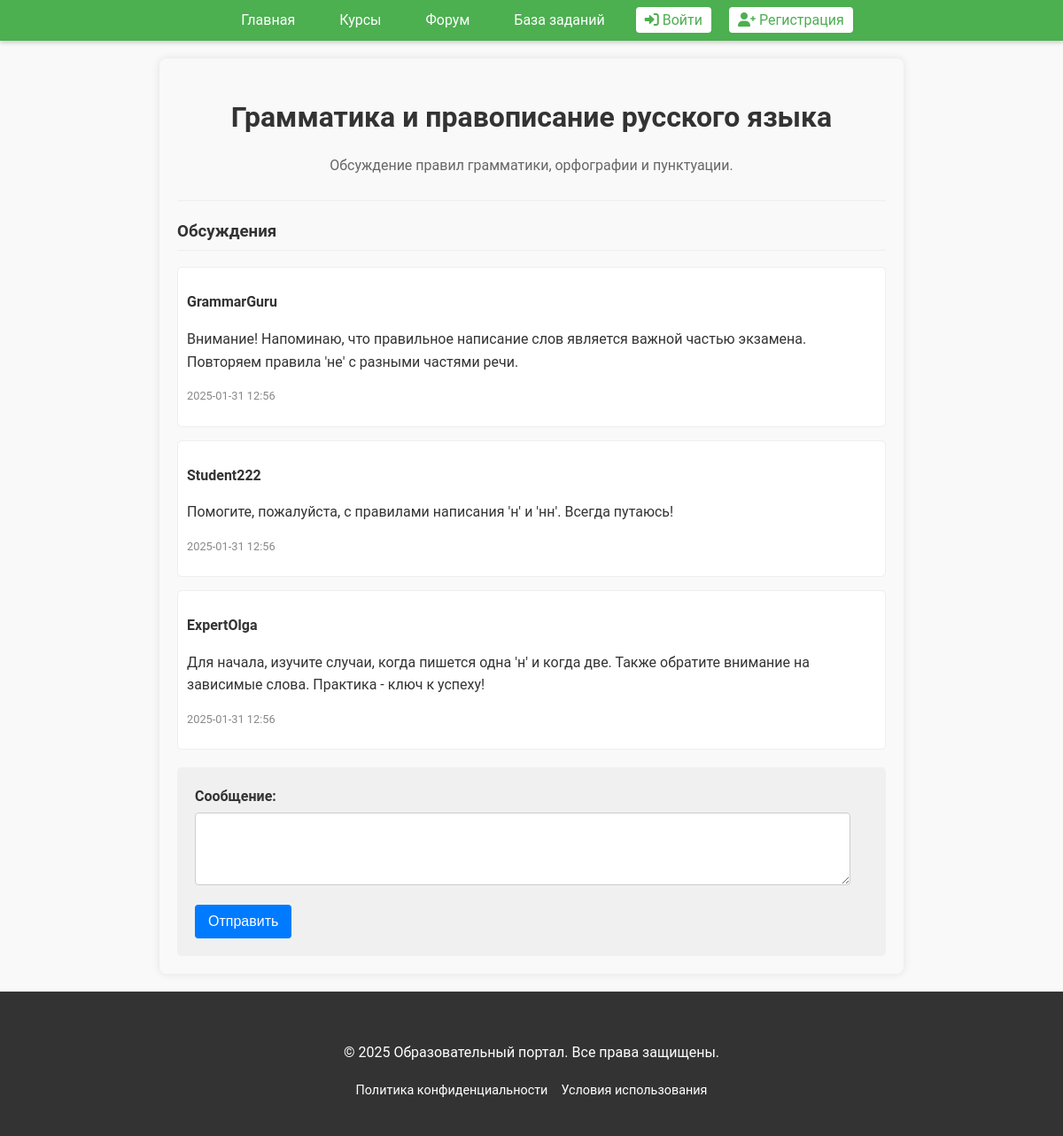
Screenshot of /forum/topic/2?sid= with the database file from the repository.
### tables this page shows
CREATE TABLE themes (
            id INTEGER PRIMARY KEY AUTOINCREMENT,
            title TEXT NOT NULL,
            description TEXT,
            url TEXT NOT NULL,
            created_at TIMESTAMP DEFAULT CURRENT_TIMESTAMP
        );

CREATE TABLE post (
            id INTEGER PRIMARY KEY AUTOINCREMENT,
            theme_id INTEGER NOT NULL,
            author TEXT NOT NULL,
            content TEXT NOT NULL,
            created_at TIMESTAMP DEFAULT CURRENT_TIMESTAMP
        );

### forum_main_page.py (the view)
@app.route('/forum/topic/<theme_id>', methods=['GET', 'POST'])
def show_theme(theme_id):
    if request.method == 'POST':
        au = request.form['author']
        cont = request.form['content']
        add_new_message(theme_id, au, cont)
    theme = get_theme_by_id(theme_id)
    posts = get_messages_by_theme_id(theme_id)
    return render_template('theme_page.html', theme=theme, posts=posts)

### get_themebyid.py (called while the page is built)
def get_theme_by_id(theme_id):
    conn = sqlite3.connect('forum.db')
    cursor = conn.cursor()
    cursor.execute("SELECT id, title, description, url FROM themes WHERE id=?", (theme_id,))
    theme = cursor.fetchone()
    conn.close()
    if theme:
        return list(theme)  # Convert the tuple to a list
    else:
        return []  # Return an empty list if no theme found

def get_messages_by_theme_id(theme_id):
    conn = sqlite3.connect('forum.db')
    cursor = conn.cursor()
    cursor.execute(
        "SELECT author, content, created_at FROM post WHERE theme_id = ? ORDER BY created_at",
        (theme_id,),
    )
    posts = cursor.fetchall()
    conn.close()
    return posts

### templates/theme_page.html (shortened to what this page needs)
{% extends 'base.html' %}
{% block content %}
<html lang="ru">
<head>
    <link rel="stylesheet" href="../../static/css/index.css">
    <link rel="stylesheet" href="../../static/css/forum.css">
</head>
<body>
<div class="theme-container">
    <div class="theme-header">
        <h1>{{ theme[1] }}</h1>
        <p>{{ theme[2] }}</p>
    </div>
    <div class="theme-content">
        <h3>Обсуждения</h3>
        {% for post in posts %}
        <div class="post">
            <p><strong>{{post[0]}}</strong></p>
            <p>{{ post[1] }}</p>
            <p class="created-at">{{ post[2][:-3]}}</p>
        </div>
        {% endfor %}
        <div class="new-post-form">
            <form method="post">
                <div class="form-group">
                    <label for="content">Сообщение:</label>
                    <textarea id="content" name="content" rows="4" required></textarea>
                </div>
                <button type="submit" class="btn-submit">Отправить</button>
            </form>
        </div>
    </div>
</div>
</body>
</html>
{% endblock %}

### static/css/index.css (style rules this page uses)
body { font-family: 'Roboto', sans-serif; margin: 0; padding: 0; background-color: #f9f9f9; color: #333; line-height: 1.6; height: 100%; display: flex; flex-direction: column; min-height: 100vh; }
.form-group { margin-bottom: 25px; }

### static/css/forum.css (style rules this page uses)
.theme-container { max-width: 800px; margin: 20px auto; padding: 20px; background-color: #f9f9f9; border-radius: 8px; box-shadow: 0 0 10px rgba(0, 0, 0, 0.1); }
.theme-header { border-bottom: 1px solid #eee; padding-bottom: 10px; margin-bottom: 20px; text-align: center; }
.theme-header h1 { margin-bottom: 10px; color: #333; text-align: center; }
.theme-header p { color: #666; text-align: center; }
.theme-content h3 { border-bottom: 1px solid #eee; padding-bottom: 5px; }
.post { margin-top: 15px; padding: 10px; background-color: white; border: 1px solid #eee; border-radius: 5px; }
.new-post-form { background-color: #f0f0f0; padding: 20px; margin-top: 20px; border-radius: 5px; }
.form-group { margin-bottom: 15px; }
.form-group label { display: block; margin-bottom: 5px; font-weight: bold; }
.form-group input, .form-group textarea { width: calc(100% - 20px); padding: 10px; border: 1px solid #ccc; border-radius: 4px; box-sizing: border-box; }
.btn-submit { background-color: #007bff; color: white; padding: 10px 15px; border: none; border-radius: 4px; cursor: pointer; font-size: 1em; transition: background-color 0.3s; }
.post .created-at { font-size: 0.8em; color: #888; margin-top: 5px; }

### rows the page displays
themes: title "Грамматика и правописание русского языка", description "Обсуждение правил грамматики, орфографии и пунктуации."
post: author "GrammarGuru", content "Внимание! Напоминаю, что правильное написание слов является важной частью экзамена. Повторяем правила 'не' с разными частями речи.", created_at "2025-01-31 12:56"
post: author "Student222", content "Помогите, пожалуйста, с правилами написания 'н' и 'нн'. Всегда путаюсь!", created_at "2025-01-31 12:56"
post: author "ExpertOlga", content "Для начала, изучите случаи, когда пишется одна 'н' и когда две. Также обратите внимание на зависимые слова. Практика - ключ к успеху!", created_at "2025-01-31 12:56"
